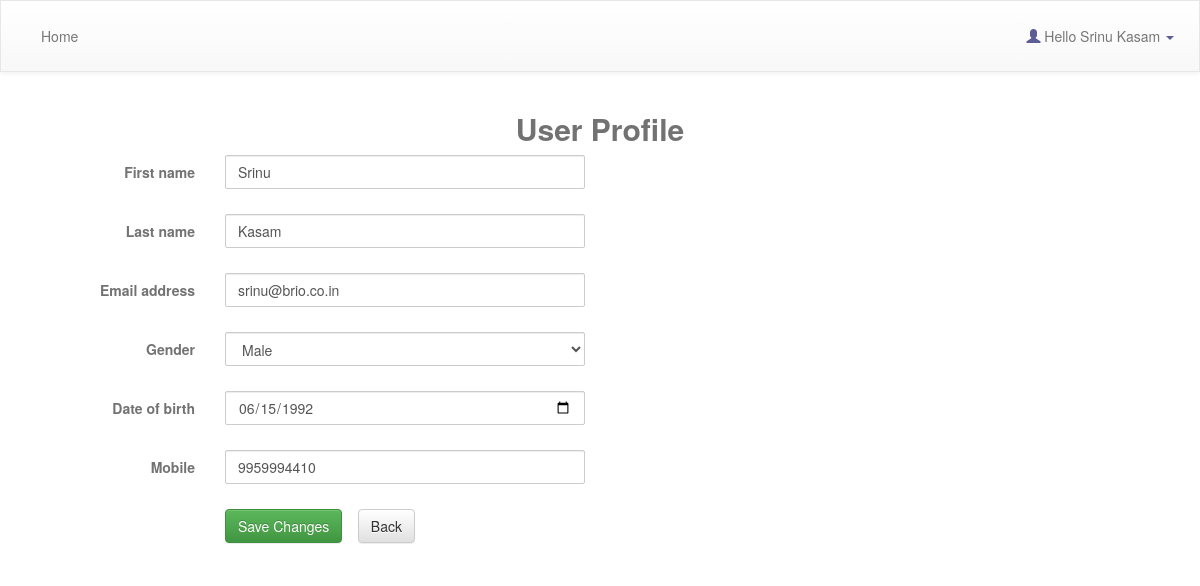
The app's page /user/profile/ (signed in) with its own data.
### users/models.py (models this page shows)
class User(AbstractBaseUser,PermissionsMixin):
	gender_choices = (
        ('male','Male'),
        ('female','Female'),
        ('others','Others'),
        )
	email = models.EmailField(verbose_name='email address',max_length=255,unique=True,)
	first_name = models.CharField(max_length=30)
	last_name = models.CharField(max_length=30)
	gender = models.CharField(max_length=5,choices=gender_choices,default='male')
	phone_regex = RegexValidator(regex=r'^(0|91)?[789][0-9]{9}$', message="Enter valid phone number")
	mobile = models.CharField(max_length=13,validators=[phone_regex])
	date_of_birth = models.DateField(blank=True,null=True)
	date_joined = models.DateTimeField('date joined',default=datetime.now)
	is_active=models.BooleanField(default=True)
	is_staff=models.BooleanField(default=False)
	is_admin=models.BooleanField(default=False)
	username=models.CharField(max_length=255,blank=True,null=True)
	objects=UserManager()
	USERNAME_FIELD = 'email'
	REQUIRED_FIELDS = []
	def __str__(self):
		return self.first_name+" "+self.last_name

### exam/views.py (the view, shortened to what this page needs)
# urls.py: path('user/profile/', views.user_profile ,name='user-profile'),
@login_required
def user_profile(request):
	if request.method == 'GET':
		user_form=UpdateProfileForm(instance=request.user)
		return render(request,'exam/user_profile.html',{'user_form':user_form})
	else:
		return render(request,'exam/user_profile.html',{'user_form':user_form})

### users/forms.py
class UpdateProfileForm(forms.ModelForm):
	def __init__(self, *args, **kwargs):
		super(UpdateProfileForm, self).__init__(*args, **kwargs)
		for field in self.fields:
			self.fields[field].widget.attrs["class"] = "form-control"
			if field=='gender':
				self.fields[field].widget.attrs["class"] = "form-control selectpicker"
	class Meta:
		model = User
		fields = ('first_name', 'last_name','email','gender','date_of_birth','mobile',)
		widgets = {
            'date_of_birth': DateInput(),
        }

### exam/templates/exam/user_profile.html (shortened to what this page needs)
{% extends 'exam/applicant-base.html' %}
{% block content %}
<h2 id="menu_heading">User Profile</h2>
<form class="form-horizontal inputForm" method="post" action="">
{% for field in user_form %}
    <div class="form-group">
      <label class="control-label col-sm-2" for="field">{{ field.label }} {{ form.errors }}</label>
      <div class="col-sm-4">
		{{ field }}
		</div>
    </div>
{% endfor %}
    <div class="form-group">
      <div class="col-sm-offset-2 col-sm-10">
        <button type="submit" class="btn btn-success">Save Changes</button>&nbsp;&nbsp;&nbsp;
        <a class="btn btn-default" href= "{% url 'exam:index' %}">Back</a>
      </div>
    </div>
  </form>
  {% endblock %}

### exam/templates/exam/applicant-base.html (shortened to what this page needs)
{% load staticfiles %}
{% load static %}
<html>
<head>
        <link rel="stylesheet" type="text/css" href="//maxcdn.bootstrapcdn.com/bootstrap/3.2.0/css/bootstrap.min.css">
        <link rel="stylesheet" type="text/css" href="//maxcdn.bootstrapcdn.com/bootstrap/3.2.0/css/bootstrap-theme.min.css">
        <link rel="stylesheet" type="text/css" href="{% static 'style.css' %}">
      <link rel="stylesheet" href="https://cdnjs.cloudflare.com/ajax/libs/bootstrap-select/1.12.4/css/bootstrap-select.min.css">
 </head>
 <body>
<link rel="stylesheet" type="text/css" href="https://code.jquery.com/jquery-3.1.0.min.js">
<nav class="navbar navbar-default">
  <div class="container-fluid">
    <ul class="nav navbar-nav">
      <li class="active"><a href="{% url 'exam:index' %}">Home</a></li>
    </ul>
    <ul class="nav navbar-nav navbar-right">
    	<li class="dropdown">
   <a class="dropdown-toggle" data-toggle="dropdown" href="#"><span class="glyphicon glyphicon-user"></span> Hello {{ request.user }} <span class="caret"></span></a>
      </li>
    </ul>
  </div>
</nav>
<div class="container" id="ajaxbody">
{% block content %}
{% endblock %}
</div>
</body>

### static/style.css (style rules this page uses)
body { background-repeat: no-repeat; color:#727272; }
.navbar { border-radius: 0; padding:10px; }
.container { border:1px; }
span { color: #5d5d96; }
#menu_heading { text-align:center; font-weight: bold; }
.form-control { border-radius: 2px }

### records on screen
User: user "Srinu Kasam", user_form "Srinu" "Kasam" "srinu@brio.co.in" "Male" "06/15/1992" "9959994410"

### other values on screen
{{ field.label }} "First name" "Last name" "Email address" "Gender" "Date of birth" "Mobile"
